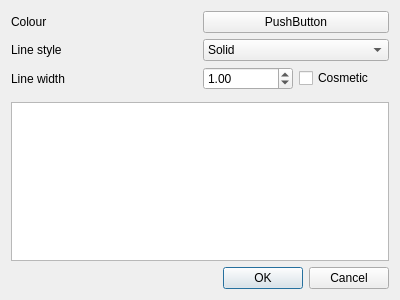
<?xml version="1.0" encoding="UTF-8"?>
<ui version="4.0">
 <class>PenDialog</class>
 <widget class="QDialog" name="PenDialog">
  <property name="geometry">
   <rect>
    <x>0</x>
    <y>0</y>
    <width>400</width>
    <height>300</height>
   </rect>
  </property>
  <property name="windowTitle">
   <string>Choose pen style</string>
  </property>
  <layout class="QGridLayout" name="gridLayout">
   <item row="1" column="0">
    <widget class="QLabel" name="lineStyleLabel">
     <property name="text">
      <string>Line style</string>
     </property>
    </widget>
   </item>
   <item row="5" column="0" colspan="2">
    <widget class="QGraphicsView" name="preview"/>
   </item>
   <item row="0" column="1">
    <widget class="ColourButton" name="colour">
     <property name="text">
      <string>PushButton</string>
     </property>
    </widget>
   </item>
   <item row="4" column="1">
    <spacer name="verticalSpacer">
     <property name="orientation">
      <enum>Qt::Vertical</enum>
     </property>
     <property name="sizeHint" stdset="0">
      <size>
       <width>20</width>
       <height>40</height>
      </size>
     </property>
    </spacer>
   </item>
   <item row="2" column="0">
    <widget class="QLabel" name="lineWidthLabel">
     <property name="text">
      <string>Line width</string>
     </property>
    </widget>
   </item>
   <item row="1" column="1">
    <widget class="QComboBox" name="lineStyle">
     <item>
      <property name="text">
       <string>Solid</string>
      </property>
     </item>
     <item>
      <property name="text">
       <string>Dash</string>
      </property>
     </item>
     <item>
      <property name="text">
       <string>Dot</string>
      </property>
     </item>
     <item>
      <property name="text">
       <string>Dash Dot</string>
      </property>
     </item>
     <item>
      <property name="text">
       <string>Dash Dot Dot</string>
      </property>
     </item>
    </widget>
   </item>
   <item row="6" column="0" colspan="2">
    <widget class="QDialogButtonBox" name="buttonBox">
     <property name="orientation">
      <enum>Qt::Horizontal</enum>
     </property>
     <property name="standardButtons">
      <set>QDialogButtonBox::Cancel|QDialogButtonBox::Ok</set>
     </property>
    </widget>
   </item>
   <item row="0" column="0">
    <widget class="QLabel" name="colourLabel">
     <property name="text">
      <string>Colour</string>
     </property>
    </widget>
   </item>
   <item row="2" column="1">
    <layout class="QHBoxLayout" name="horizontalLayout_2">
     <item>
      <widget class="QDoubleSpinBox" name="lineWidth">
       <property name="maximum">
        <double>100.000000000000000</double>
       </property>
       <property name="singleStep">
        <double>0.500000000000000</double>
       </property>
       <property name="value">
        <double>1.000000000000000</double>
       </property>
      </widget>
     </item>
     <item>
      <widget class="QCheckBox" name="cosmeticBox">
       <property name="toolTip">
        <string>&lt;html&gt;&lt;head/&gt;&lt;body&gt;&lt;p&gt;Cosmetic pen has the same width regardless the scene zoom&lt;/p&gt;&lt;/body&gt;&lt;/html&gt;</string>
       </property>
       <property name="text">
        <string>Cosmetic</string>
       </property>
      </widget>
     </item>
    </layout>
   </item>
  </layout>
 </widget>
 <customwidgets>
  <customwidget>
   <class>ColourButton</class>
   <extends>QPushButton</extends>
   <header>src/ui/widgets/ColourButton.h</header>
  </customwidget>
 </customwidgets>
 <resources/>
 <connections>
  <connection>
   <sender>buttonBox</sender>
   <signal>accepted()</signal>
   <receiver>PenDialog</receiver>
   <slot>accept()</slot>
   <hints>
    <hint type="sourcelabel">
     <x>248</x>
     <y>254</y>
    </hint>
    <hint type="destinationlabel">
     <x>157</x>
     <y>274</y>
    </hint>
   </hints>
  </connection>
  <connection>
   <sender>buttonBox</sender>
   <signal>rejected()</signal>
   <receiver>PenDialog</receiver>
   <slot>reject()</slot>
   <hints>
    <hint type="sourcelabel">
     <x>316</x>
     <y>260</y>
    </hint>
    <hint type="destinationlabel">
     <x>286</x>
     <y>274</y>
    </hint>
   </hints>
  </connection>
 </connections>
</ui>
